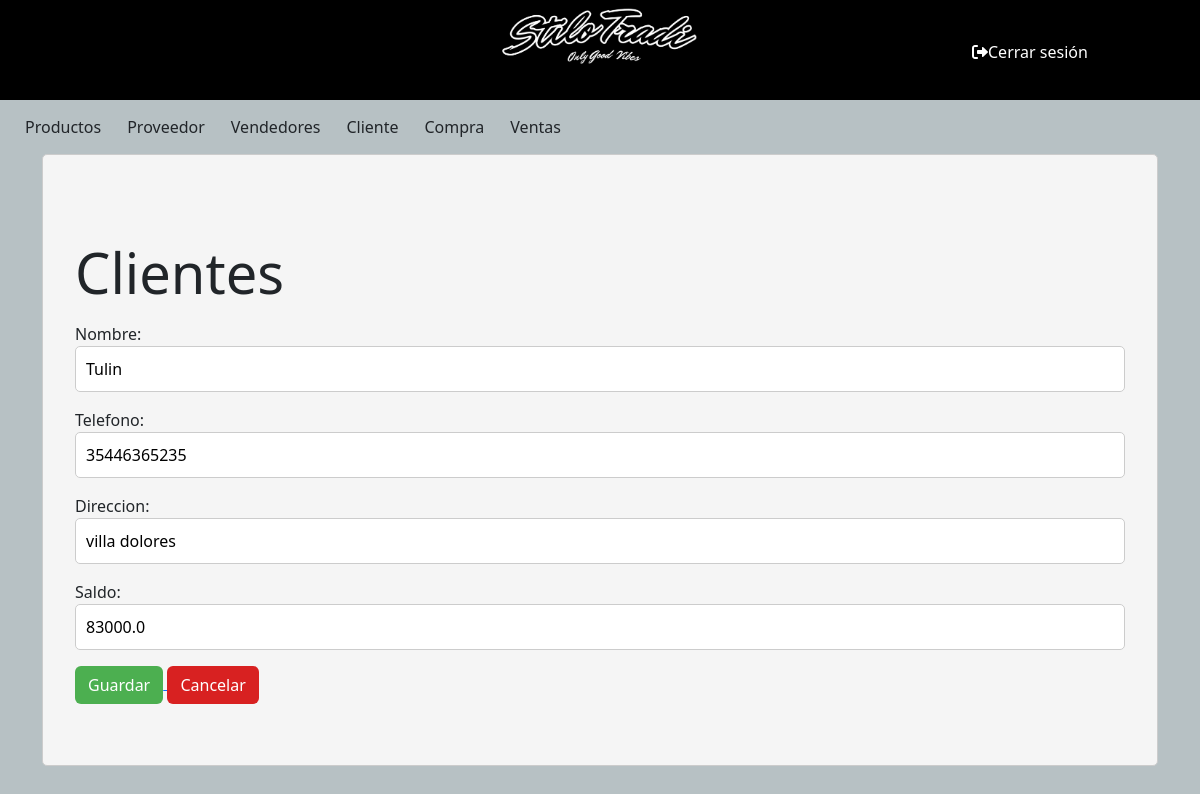
The page /cliente/ClienteModif/4/ on the database its author committed.
### miAplicacion/models.py (models this page shows, shortened)
class Cliente(models.Model):
    Nombre = models.CharField (max_length=50)
    Telefono = models.IntegerField ()
    Direccion = models.CharField (max_length=50)
    Saldo = models.FloatField ()

### miAplicacion/views.py (the view)
# urls.py: path('cliente/ClienteModif/<int:pk>/', views.ClienteModif.as_view(), name='ClienteModif'),
class ClienteModif(UpdateView):
    model = Cliente
    form_class = ClientesForm
    template_name = 'frmClientes.html'
    success_url = reverse_lazy('clienteLista')

### miAplicacion/forms.py
class ClientesForm(forms.ModelForm):
    class Meta:
        model = Cliente
        fields = ('Nombre','Telefono','Direccion','Saldo')
        widges = {
            'Nombre': forms.TextInput(attrs={'class': 'form-control'}),
            'Telefono': forms.NumberInput(attrs={'class': 'form-control'}),
            'Direccion': forms.TextInput(attrs={'class': 'form-control'}),
            'Saldo': forms.NumberInput(attrs={'class': 'form-control'}),
        }

### miProyecto/templates/frmClientes.html (shortened to what this page needs)
{% extends 'navbar.html' %}
{% load static %}
{% block content %}
<div class="mi-contenedor">
    <div class="container mt-5">
        <div class="row">
            <h3 class="display-4 my-3">Clientes</h3>
                <form method="post" enctype="multipart/form-data">
                    {{ form.as_p }}
                    <a href="{% url 'clienteLista' %}">
                        <button class="btn custom-btn-aceptar" type="submit" >Guardar</button>
                    </a>
                    <a class="btn custom-btn-cancelar" href="/cliente/ClienteLista">Cancelar</a>
                </form>
            </div>
        </div>
    </div>
</div>
{% endblock %}

### miProyecto/static/estilos.css (style rules this page uses)
.mi-contenedor { background-color: #f5f5f5; padding: 20px; border: 1px solid #ccc; border-radius: 5px; }
input, select, textarea { width: 100%; margin: 5px 0; padding: 10px; border: 1px solid #ccc; border-radius: 5px; }
.btn.custom-btn-aceptar { background-color: #4CAF50; color:#ffffff; }
.btn.custom-btn-cancelar { background-color: rgb(216, 33, 33); color:#ffffff; }
.container { position: relative; margin-bottom: 25px; }

### miProyecto/templates/base.html (style rules this page uses)
body { background-color: rgb(183, 193, 196); }

### rows shown on the page
Cliente: Nombre "Tulin", Telefono "35446365235", Direccion "villa dolores", Saldo "83000.0"
